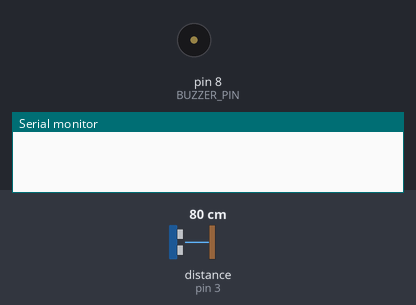
A sketch run on a simulated Arduino Uno, built with avr-gcc and run on an emulated ATmega328P. Shown: buzzer (waves = sounding), the last lines printed to the serial monitor. Wiring (inferred from the names in the program): range finder with pulse-width output: data pin 3. The inputs (shaded band) are chosen by the test bench; at power-on: distance to the obstacle (sensor on pin 3) 80 cm.

Above: at 0.18 s.
At 39.8 s:
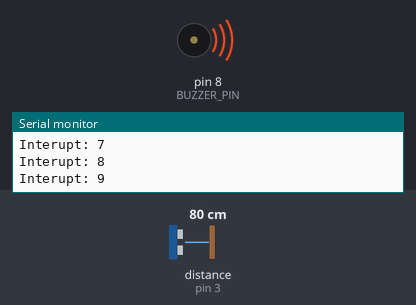
Timing chart, 0 to 40.0 s (numbered marks = the images above):
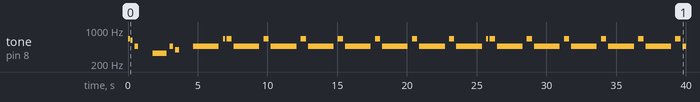

Measured:
- by itself, tone on pin 8 (BUZZER_PIN): plays 659 Hz for 0.17 s, 622 Hz for 0.17 s, 466 Hz for 0.25 s, 330 Hz for 1.0 s, 466 Hz for 0.25 s, 392 Hz for 0.32 s … (35 notes in this stretch)

The sketch:

song.ino
```cpp
#include "config.h"

#define SONG_SIZE 11
const Song songs[SONG_SIZE] = {
    {melody1, sizeof(melody1) / sizeof(melody1[0]), TEMPO1},
    {melody2, sizeof(melody2) / sizeof(melody2[0]), TEMPO2},
    {melody3, sizeof(melody3) / sizeof(melody3[0]), TEMPO3},
    {melody4, sizeof(melody4) / sizeof(melody4[0]), TEMPO4},
    {melody5, sizeof(melody5) / sizeof(melody5[0]), TEMPO5},
    {melody6, sizeof(melody6) / sizeof(melody6[0]), TEMPO6},
    {melody7, sizeof(melody7) / sizeof(melody7[0]), TEMPO7},
    {melody8, sizeof(melody8) / sizeof(melody8[0]), TEMPO8},
    {melody9, sizeof(melody9) / sizeof(melody9[0]), TEMPO9},
    {melody10, sizeof(melody10) / sizeof(melody10[0]), TEMPO10},
    {melody11, sizeof(melody11) / sizeof(melody11[0]), TEMPO11},
};

int cur_song = 0;
bool keep_playing = true;

void button_interupt()
{
    static unsigned long last_interrupt_time = 0;
    unsigned long interrupt_time = millis();

    if (interrupt_time - last_interrupt_time > 200)
    {
        if (keep_playing)
            button_state = true;
        keep_playing = true;
        if (++cur_song >= SONG_SIZE)
            cur_song = 0;
        Serial.print("Interupt: ");
        Serial.println(cur_song + 1);

        last_interrupt_time = interrupt_time;
    }
}

void setup()
{
    Serial.begin(9600);
    pinMode(BUTTON_PIN, INPUT_PULLUP);
    pinMode(BUZZER_PIN, OUTPUT);
    attachInterrupt(digitalPinToInterrupt(BUTTON_PIN), button_interupt, FALLING);
}

void loop()
{

    if (keep_playing)
        keep_playing = songs[cur_song].play();
}
```

Source omitted: config.h (27364 bytes)
